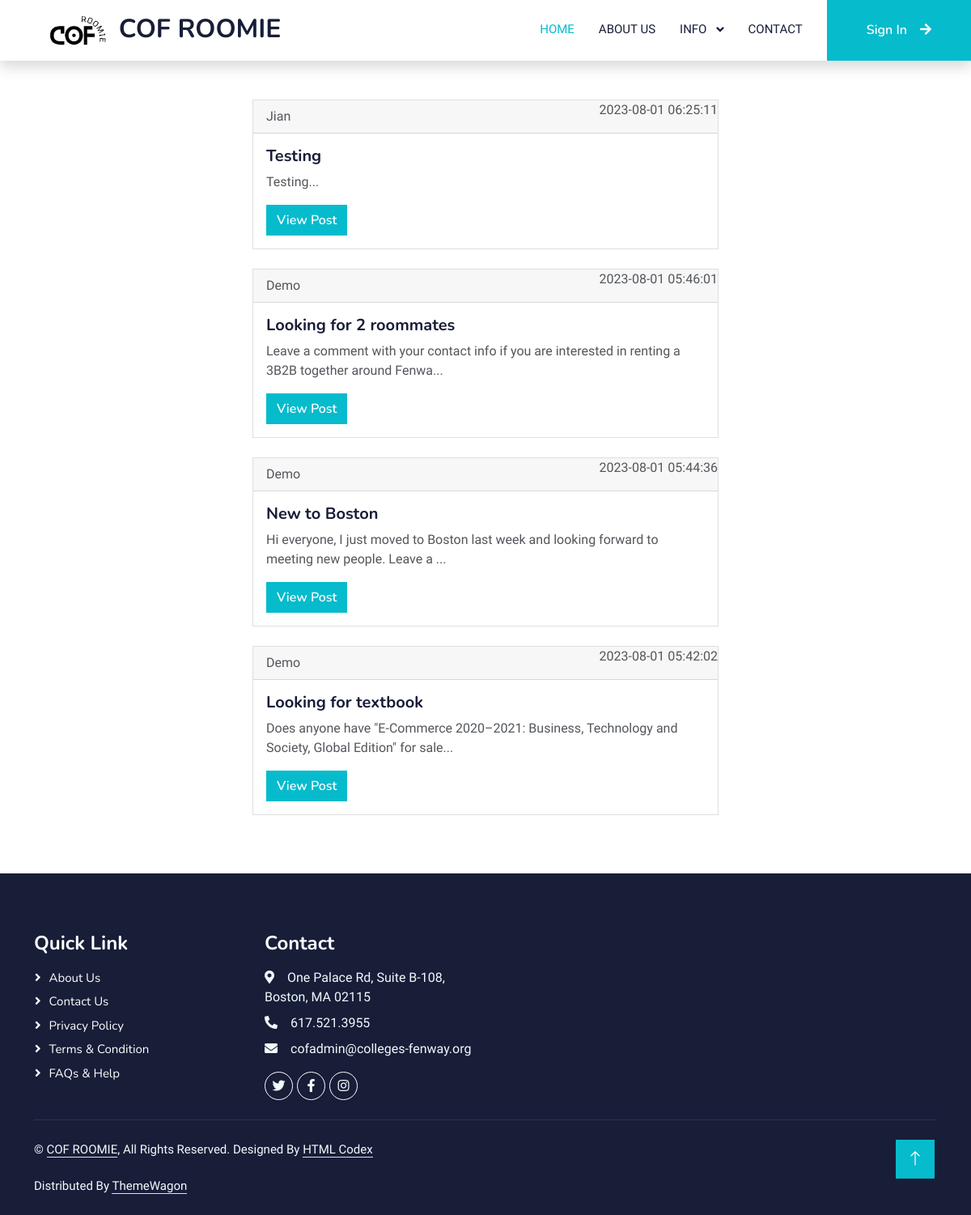
/forum.php, run on the app's committed database.
### tables this page shows
CREATE TABLE `user_post` (
  `id` int(3) NOT NULL,
  `title` varchar(255) NOT NULL,
  `body` text NOT NULL,
  `username` varchar(255) NOT NULL,
  `created_dt` timestamp NOT NULL DEFAULT current_timestamp()
);

### forum.php (the view)
<?php require "includes/header.php"; ?>
<?php
require "config.php";
?>
<?php
$select = $conn->query("SELECT * FROM user_post order by id DESC");
$select->execute();
$rows = $select->fetchAll(PDO::FETCH_OBJ);
?>
<div class="form-signin w-50 m-auto ">
    <div class="container pt-5">
        <?php foreach ($rows as $row): ?>
            <div class=" card">
                <div class="card-header">
                    <?php echo $row->username; ?>
                    <span class="position-absolute top-0 end-0 text-center">
                        <?php echo $row->created_dt; ?>
                    </span>
                </div>
                <div class="card-body">
                    <h5 class="card-title">
                        <?php echo $row->title; ?>
                    </h5>
                    <p class="card-text">
                        <?php echo substr($row->body, 0, 100) . '...'; ?>
                    </p>
                    <a href="show_post.php?id=<?php echo $row->id; ?>" class="btn btn-primary">View Post</a>
                </div>
            </div>
            <br>
        <?php endforeach; ?>
    </div>
</div>
<?php require "includes/footer.php"; ?>

### css/custom.css (style rules this page uses)
:root { --primary: #06BBCC; --light: #F0FBFC; --dark: #181d38; }
.btn { font-family: 'Nunito', sans-serif; font-weight: 600; transition: .5s; }
.btn.btn-primary, .btn.btn-secondary { color: #FFFFFF; }

### data on the page
user_post: username "Jian", created_dt "2023-08-01 06:25:11", title "Testing", body "Testing"
user_post: username "Demo", created_dt "2023-08-01 05:46:01", title "Looking for 2 roommates", body "Leave a comment with your contact info if you are interested in renting a 3B2B together around Fenwa"
user_post: username "Demo", created_dt "2023-08-01 05:44:36", title "New to Boston", body "Hi everyone, I just moved to Boston last week and looking forward to meeting new people. Leave a"
user_post: username "Demo", created_dt "2023-08-01 05:42:02", title "Looking for textbook", body "Does anyone have \"E-Commerce 2020–2021: Business, Technology and Society, Global Edition\" for sale"
